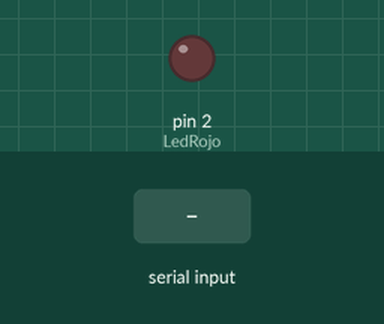
This sketch was run on a simulated Arduino Uno, built with avr-gcc and run on an emulated ATmega328P. Parts: output pins drawn as LEDs (lit = HIGH). The inputs (shaded band) are chosen by the test bench.

Above: at 1.2 s.
1.3 s: "1" received over Serial
At 2.1 s:
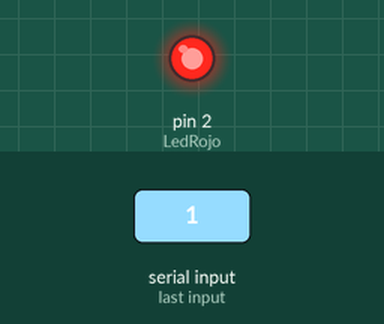
2.8 s: "2" received over Serial
At 3.2 s:
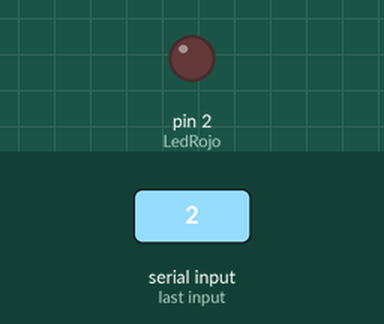
Timing chart, 0 to 5.8 s (numbered marks = the images above; inputs shaded):
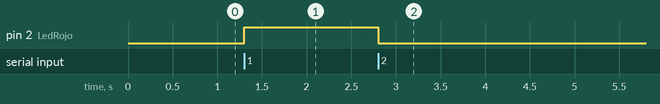

Measured:
- after the input at 1.3 s, pin 2 (LedRojo): LOW → HIGH at once
- after the input at 2.8 s, pin 2 (LedRojo): HIGH → LOW at once

The sketch:

control.ino
```cpp
char opcion = '0';
int LedRojo = 2;
//int LedAma = 4;
//int LedVer = 7;

void setup() {
  // put your setup code here, to run once:
  Serial.begin(9600);
  pinMode(LedRojo,OUTPUT);
}
void loop()
{
  // put your main code here, to run repeatedly:
  if(Serial.available()>0)
  {
    opcion = Serial.read();
    if(opcion == '0')
    {
       Serial.println("Menu");
       Serial.println("1. Encender led rojo");
       Serial.println("2. Apagar led rojo");
    }//if
    if(opcion=='1')
    {
      digitalWrite(LedRojo,HIGH);
    }else{
      if (opcion=='2')
      {
        digitalWrite(LedRojo,LOW);
      }else{
        Serial.println("opcion Incorrecta");
      }//else
    }//else
   }
 }
```
